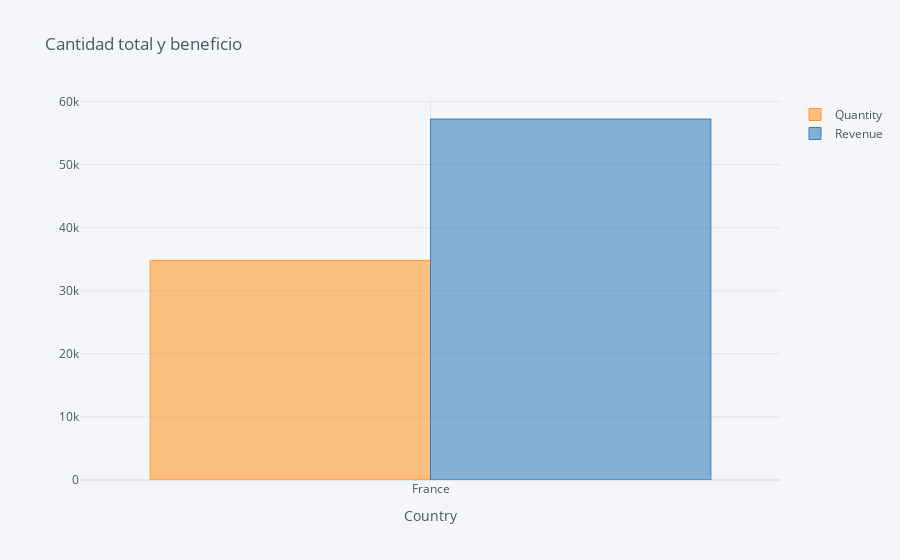

Here is the notebook cell this chart was saved with:
### Code cell
##filtered_data.iplot(kind='bar', xTitle='Country', title='Cantidad total y beneficio')

### Figure 1 — Plotly figure (JSON) as saved in the notebook; plotly's stock layout.template omitted (floating-point values rounded to 4 significant figures)
{"data": [{"marker": {"color": "rgba(255, 153, 51, 0.6)", "line": {"color": "rgba(255, 153, 51, 1.0)", "width": 1}}, "name": "Quantity", "orientation": "v", "text": "", "type": "bar", "x": ["France"], "y": [34817]}, {"marker": {"color": "rgba(55, 128, 191, 0.6)", "line": {"color": "rgba(55, 128, 191, 1.0)", "width": 1}}, "name": "Revenue", "orientation": "v", "text": "", "type": "bar", "x": ["France"], "y": [57220.0]}], "layout": {"legend": {"bgcolor": "#F5F6F9", "font": {"color": "#4D5663"}}, "paper_bgcolor": "#F5F6F9", "plot_bgcolor": "#F5F6F9", "title": {"font": {"color": "#4D5663"}, "text": "Cantidad total y beneficio"}, "xaxis": {"gridcolor": "#E1E5ED", "showgrid": true, "tickfont": {"color": "#4D5663"}, "title": {"font": {"color": "#4D5663"}, "text": "Country"}, "zerolinecolor": "#E1E5ED"}, "yaxis": {"gridcolor": "#E1E5ED", "showgrid": true, "tickfont": {"color": "#4D5663"}, "title": {"font": {"color": "#4D5663"}, "text": ""}, "zerolinecolor": "#E1E5ED"}}}
